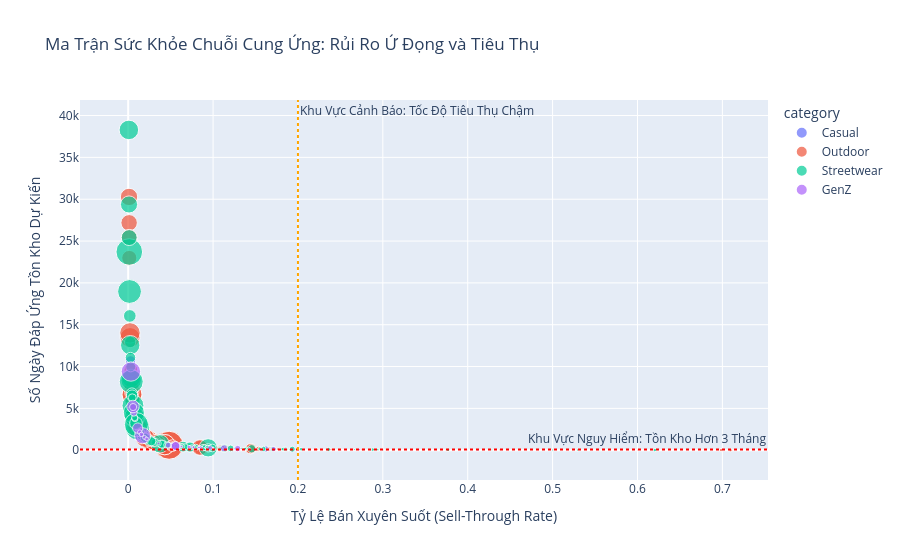

The notebook cell saved with this chart:
### Code cell
# Kết nối dữ liệu để nhận dạng thông tin hàng hóa và giá bán
inv_master = inventory_df.merge(products_df, on=['product_id', 'category', 'product_name'], how='inner')

# Lọc dữ liệu tại kỳ kiểm kê gần nhất để phản ánh trạng thái hiện tại
latest_snapshot = inv_master['snapshot_date'].max()
current_inventory = inv_master[inv_master['snapshot_date'] == latest_snapshot].copy()

# 2. Xây Dựng Mô Hình Đánh Giá Thiệt Hại Do Rủi Ro Cạn Kho (Stockout Lost Sales)
# Giả định một tháng có 30 ngày để tính tốc độ tiêu thụ hàng ngày (Daily Sales Velocity)
current_inventory['daily_sales_velocity'] = current_inventory['units_sold'] / 30

# Lượng hàng hóa ước tính có thể đã bán được nếu không bị gián đoạn
current_inventory['missed_sales_units'] = current_inventory['daily_sales_velocity'] * current_inventory['stockout_days']

# Biến số tài chính: Thiệt hại doanh thu ước lượng do không đủ hàng hóa cung cấp
current_inventory['estimated_revenue_loss'] = current_inventory['missed_sales_units'] * current_inventory['price']

# Tổng kết mức độ thiệt hại theo danh mục
category_loss = current_inventory.groupby('category')['estimated_revenue_loss'].sum().sort_values(ascending=False).reset_index()
print("Bảng Báo Cáo Thiệt Hại Doanh Thu Uớc Tính (VND) Do Tình Trạng Hết Hàng:")
print(category_loss)

# 3. Khởi tạo Ma Trận Sức Khỏe Tồn Kho Sử Dụng Plotly (Đa chiều)
# Biểu đồ Scatter đánh giá Tỷ lệ Tiêu thụ so với Ngân sách Thời gian tồn trữ
fig_matrix = px.scatter(
    current_inventory,
    x='sell_through_rate',
    y='days_of_supply',
    color='category',
    size='stock_on_hand', # Khối lượng bong bóng đại diện cho lượng hàng lưu kho
    hover_data=['product_name', 'stockout_days', 'reorder_flag'],
    title='Ma Trận Sức Khỏe Chuỗi Cung Ứng: Rủi Ro Ứ Đọng và Tiêu Thụ',
    labels={'sell_through_rate': 'Tỷ Lệ Bán Xuyên Suốt (Sell-Through Rate)', 
            'days_of_supply': 'Số Ngày Đáp Ứng Tồn Kho Dự Kiến'}
)

# Kẻ các đường ranh giới cấu trúc để phân loại phân vùng rủi ro
fig_matrix.add_hline(y=90, line_dash="dot", line_color="red", annotation_text="Khu Vực Nguy Hiểm: Tồn Kho Hơn 3 Tháng")
fig_matrix.add_vline(x=0.2, line_dash="dot", line_color="orange", annotation_text="Khu Vực Cảnh Báo: Tốc Độ Tiêu Thụ Chậm")
fig_matrix.show()

# 4. Kiểm Tra Phân Phối Của Tỷ Lệ Đáp Ứng (Fill Rate)
plt.figure(figsize=(12, 6))
sns.histplot(current_inventory['fill_rate'], bins=50, kde=True, color='purple', stat='density')
plt.title('Đường Cong Mật Độ Phân Phối Tỷ Lệ Đáp Ứng Hàng Hóa (Fill Rate Distribution)', fontsize=14)
plt.xlabel('Chỉ Số Tỷ Lệ Đáp Ứng Đơn Hàng (Fill Rate)', fontsize=12)
plt.ylabel('Mật Độ Xác Suất', fontsize=12)
plt.axvline(x=0.98, color='green', linestyle='--', linewidth=2, label='Ngưỡng Tuyệt Hảo Hệ Thống (98%)')
plt.axvline(x=0.85, color='red', linestyle='--', linewidth=2, label='Ngưỡng Báo Động Chuỗi Cung Ứng (85%)')
plt.legend()
plt.tight_layout()
plt.show()

### Figure 1 — Plotly figure (JSON) as saved in the notebook; plotly's stock layout.template omitted (floating-point values rounded to 4 significant figures; data arrays with more than 128 entries replaced by an {"elided": "..."} marker saying what was removed)
{"data": [{"customdata": [["DragonWear MA-01", 1, 0], ["DragonWear MA-03", 2, 0], ["DragonWear MA-08", 2, 0], ["DragonWear MA-09", 1, 0], ["DragonWear MA-17", 0, 0], ["DragonWear MA-18", 2, 0], ["DragonWear MA-19", 0, 0], ["DragonWear MA-26", 2, 0], ["DragonWear MA-29", 1, 0], ["DragonWear MA-45", 2, 0], ["HanoiStreet MA-09", 1, 0], ["HanoiStreet MA-18", 1, 0], ["MekongFit MA-01", 1, 0], ["MekongFit MA-07", 2, 0], ["MekongFit MA-08", 2, 0], ["MekongFit MA-11", 0, 0], ["VietMode MP-17", 2, 0], ["VietMode MP-18", 1, 0], ["VietMode MA-08", 2, 0], ["VietMode MA-16", 1, 0], ["VietMode MA-25", 2, 0], ["VietMode MA-35", 1, 0], ["VietMode MA-37", 2, 0], ["VietMode MA-40", 0, 0], ["VietMode MA-41", 1, 0], ["VietMode MA-44", 2, 0], ["SaigonCore MA-02", 0, 0], ["UrbanVN MA-01", 0, 0], ["UrbanVN MA-02", 1, 0], ["UrbanVN MA-08", 2, 0], ["UrbanVN MA-09", 1, 0], ["UrbanVN MA-13", 1, 0], ["PhoenixWear MA-02", 2, 0], ["PhoenixWear MA-03", 2, 0], ["PhoenixWear MA-05", 2, 0], ["VietMotion MA-03", 0, 0], ["VietMotion MA-07", 0, 0], ["VietMotion MA-11", 0, 0], ["VietMotion MA-13", 1, 0], ["VietMotion MA-16", 1, 0]], "hovertemplate": "category=Casual<br>Tỷ Lệ Bán Xuyên Suốt (Sell-Through Rate)=%{x}<br>Số Ngày Đáp Ứng Tồn Kho Dự Kiến=%{y}<br>stock_on_hand=%{marker.size}<br>product_name=%{customdata[0]}<br>stockout_days=%{customdata[1]}<br>reorder_flag=%{customdata[2]}<extra></extra>", "legendgroup": "Casual", "marker": {"color": "#636efa", "size": [3, 151, 101, 83, 28, 3, 9, 240, 9, 9, 356, 129, 116, 116, 37, 891, 3, 3, 20, 6, 6, 7, 4, 6, 7, 31, 12, 82, 117, 148, 458, 314, 22, 19, 11, 85, 43, 113, 258, 39], "sizemode": "area", "sizeref": 6.683, "symbol": "circle"}, "mode": "markers", "name": "Casual", "orientation": "v", "showlegend": true, "type": "scatter", "x": [0.25, 0.0321, 0.0098, 0.0674, 0.125, 0.25, 0.25, 0.04, 0.1818, 0.25, 0.0028, 0.1623, 0.0169, 0.0413, 0.0263, 0.0155, 0.25, 0.25, 0.4118, 0.4, 0.1429, 0.125, 0.6, 0.25, 0.3, 0.0606, 0.1429, 0.0787, 0.0168, 0.0452, 0.0151, 0.0309, 0.1538, 0.1364, 0.1538, 0.0761, 0.0851, 0.0738, 0.0227, 0.025], "xaxis": "x", "y": [90.0, 906.0, 3030.0, 415.0, 210.0, 90.0, 90.0, 720.0, 135.0, 90.0, 10680.0, 154.8, 1740.0, 696.0, 1110.0, 1909.0, 90.0, 90.0, 42.9, 45.0, 180.0, 210.0, 20.0, 90.0, 70.0, 465.0, 180.0, 351.4, 1755.0, 634.3, 1963.0, 942.0, 165.0, 190.0, 165.0, 364.3, 322.5, 376.7, 1290.0, 1170.0], "yaxis": "y"}, {"customdata": {"elided": "144x3 mixed values"}, "hovertemplate": "category=Outdoor<br>Tỷ Lệ Bán Xuyên Suốt (Sell-Through Rate)=%{x}<br>Số Ngày Đáp Ứng Tồn Kho Dự Kiến=%{y}<br>stock_on_hand=%{marker.size}<br>product_name=%{customdata[0]}<br>stockout_days=%{customdata[1]}<br>reorder_flag=%{customdata[2]}<extra></extra>", "legendgroup": "Outdoor", "marker": {"color": "#EF553B", "size": {"elided": "144 int values"}, "sizemode": "area", "sizeref": 6.683, "symbol": "circle"}, "mode": "markers", "name": "Outdoor", "orientation": "v", "showlegend": true, "type": "scatter", "x": {"elided": "144 float values"}, "xaxis": "x", "y": {"elided": "144 float values"}, "yaxis": "y"}, {"customdata": {"elided": "196x3 mixed values"}, "hovertemplate": "category=Streetwear<br>Tỷ Lệ Bán Xuyên Suốt (Sell-Through Rate)=%{x}<br>Số Ngày Đáp Ứng Tồn Kho Dự Kiến=%{y}<br>stock_on_hand=%{marker.size}<br>product_name=%{customdata[0]}<br>stockout_days=%{customdata[1]}<br>reorder_flag=%{customdata[2]}<extra></extra>", "legendgroup": "Streetwear", "marker": {"color": "#00cc96", "size": {"elided": "196 int values"}, "sizemode": "area", "sizeref": 6.683, "symbol": "circle"}, "mode": "markers", "name": "Streetwear", "orientation": "v", "showlegend": true, "type": "scatter", "x": {"elided": "196 float values"}, "xaxis": "x", "y": {"elided": "196 float values"}, "yaxis": "y"}, {"customdata": {"elided": "44x3 mixed values"}, "hovertemplate": "category=GenZ<br>Tỷ Lệ Bán Xuyên Suốt (Sell-Through Rate)=%{x}<br>Số Ngày Đáp Ứng Tồn Kho Dự Kiến=%{y}<br>stock_on_hand=%{marker.size}<br>product_name=%{customdata[0]}<br>stockout_days=%{customdata[1]}<br>reorder_flag=%{customdata[2]}<extra></extra>", "legendgroup": "GenZ", "marker": {"color": "#ab63fa", "size": [9, 16, 16, 865, 51, 165, 135, 3, 20, 9, 6, 33, 3, 45, 5, 15, 3, 75, 353, 36, 12, 6, 45, 5, 149, 12, 9, 10, 38, 27, 43, 39, 121, 22, 6, 72, 22, 523, 273, 1254, 172, 87, 63, 253], "sizemode": "area", "sizeref": 6.683, "symbol": "circle"}, "mode": "markers", "name": "GenZ", "orientation": "v", "showlegend": true, "type": "scatter", "x": [0.1, 0.2727, 0.0588, 0.017, 0.0192, 0.1129, 0.129, 0.25, 0.1667, 0.1, 0.1429, 0.0833, 0.4, 0.0625, 0.2857, 0.0625, 0.5, 0.0964, 0.0112, 0.0769, 0.2, 0.3333, 0.0217, 0.1667, 0.0067, 0.1429, 0.1, 0.0909, 0.0732, 0.0357, 0.0851, 0.0714, 0.0472, 0.0833, 0.25, 0.0137, 0.1852, 0.0057, 0.0554, 0.0032, 0.0058, 0.1714, 0.0156, 0.056], "xaxis": "x", "y": [270.0, 80.0, 480.0, 1730.0, 1530.0, 235.7, 202.5, 90.0, 150.0, 270.0, 180.0, 330.0, 45.0, 450.0, 75.0, 450.0, 30.0, 281.2, 2648.0, 360.0, 120.0, 60.0, 1350.0, 150.0, 4470.0, 180.0, 270.0, 300.0, 380.0, 810.0, 322.5, 390.0, 605.0, 330.0, 90.0, 2160.0, 132.0, 5230.0, 511.9, 9405.0, 5160.0, 145.0, 1890.0, 506.0], "yaxis": "y"}], "layout": {"annotations": [{"showarrow": false, "text": "Khu Vực Nguy Hiểm: Tồn Kho Hơn 3 Tháng", "x": 1, "xanchor": "right", "xref": "x domain", "y": 90, "yanchor": "bottom", "yref": "y"}, {"showarrow": false, "text": "Khu Vực Cảnh Báo: Tốc Độ Tiêu Thụ Chậm", "x": 0.2, "xanchor": "left", "xref": "x", "y": 1, "yanchor": "top", "yref": "y domain"}], "autosize": true, "legend": {"itemsizing": "constant", "title": {"text": "category"}, "tracegroupgap": 0}, "shapes": [{"line": {"color": "red", "dash": "dot"}, "type": "line", "x0": 0, "x1": 1, "xref": "x domain", "y0": 90, "y1": 90, "yref": "y"}, {"line": {"color": "orange", "dash": "dot"}, "type": "line", "x0": 0.2, "x1": 0.2, "xref": "x", "y0": 0, "y1": 1, "yref": "y domain"}], "title": {"text": "Ma Trận Sức Khỏe Chuỗi Cung Ứng: Rủi Ro Ứ Đọng và Tiêu Thụ"}, "xaxis": {"anchor": "y", "autorange": true, "domain": [0, 1], "range": [-0.04894, 0.7518], "title": {"text": "Tỷ Lệ Bán Xuyên Suốt (Sell-Through Rate)"}, "type": "linear"}, "yaxis": {"anchor": "x", "autorange": true, "domain": [0, 1], "range": [-6308.0, 43830.0], "title": {"text": "Số Ngày Đáp Ứng Tồn Kho Dự Kiến"}, "type": "linear"}}}
